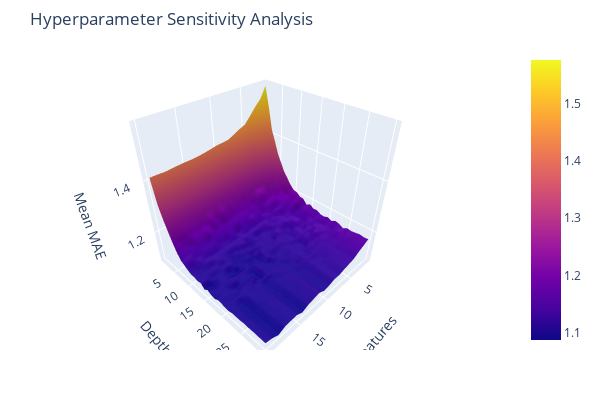

Notebook cell for this chart:
### Code cell
Z_grid = df_results4.pivot_table(index='model_depth',
                                 columns='model_features',
                                 values='mean_mae',
                                 ).sort_index(ascending=True)
x = Z_grid.columns.values
y = Z_grid.index.values
z = Z_grid.values

fig = go.Figure(data=[go.Surface(z=z, x=x, y=y)])
fig.update_layout(title=dict(text='Hyperparameter Sensitivity Analysis'), 
                #   autosize=True, 
                  width=600, 
                  height=400,
                  margin=dict(l=20, r=20, b=50, t=50),
                  scene=dict(
                      xaxis_title = 'Features',
                      yaxis_title = 'Depth',
                      zaxis_title = 'Mean MAE'
                  )
                  )
fig.show()

### Figure 1 — Plotly figure (JSON) as saved in the notebook; plotly's stock layout.template omitted (floating-point values rounded to 4 significant figures; data arrays with more than 128 entries replaced by an {"elided": "..."} marker saying what was removed)
{"data": [{"type": "surface", "x": [1, 2, 3, 4, 5, 6, 7, 8, 9, 10, 11, 12, 13, 14, 15, 16, 17, 18, 19, 20], "y": [1, 2, 3, 4, 5, 6, 7, 8, 9, 10, 11, 12, 13, 14, 15, 16, 17, 18, 19, 20, 21, 22, 23, 24, 25, 26, 27, 28, 29, 30], "z": {"elided": "30x20 float values"}}], "layout": {"height": 400, "margin": {"b": 50, "l": 20, "r": 20, "t": 50}, "scene": {"xaxis": {"title": {"text": "Features"}}, "yaxis": {"title": {"text": "Depth"}}, "zaxis": {"title": {"text": "Mean MAE"}}}, "title": {"text": "Hyperparameter Sensitivity Analysis"}, "width": 600}}
